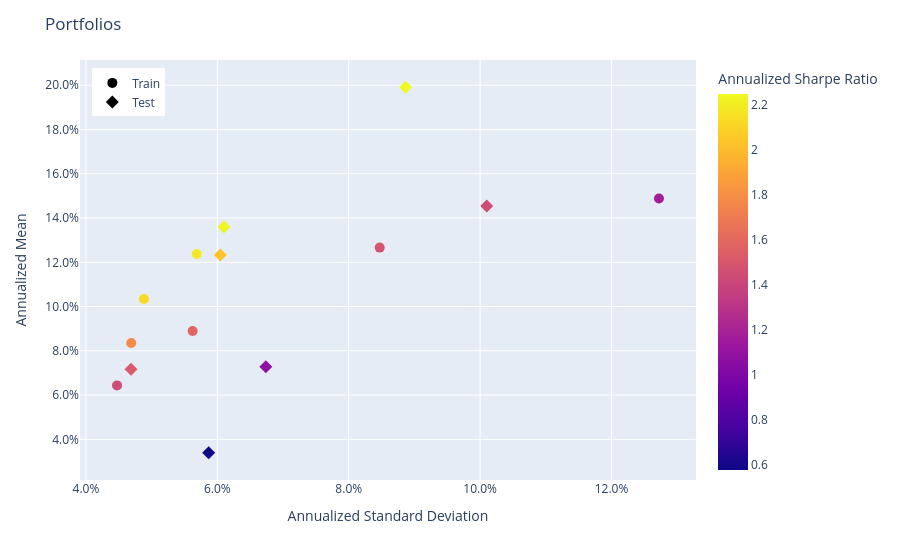

The notebook cell saved with this chart:
### Markdown cell above
#### Train vs Test

### Code cell
train_population = Population([result['train'] for result in fold_real])
test_population = Population([result['test'] for result in fold_real])
train_population.set_portfolio_params(tag="Train")
test_population.set_portfolio_params(tag="Test")
population = train_population + test_population
population.plot_measures(
    x=RiskMeasure.ANNUALIZED_STANDARD_DEVIATION,
    y=PerfMeasure.ANNUALIZED_MEAN,
    color_scale=RatioMeasure.ANNUALIZED_SHARPE_RATIO,
    hover_measures=[RiskMeasure.MAX_DRAWDOWN, RatioMeasure.ANNUALIZED_SORTINO_RATIO],
)

### Figure 1 — Plotly figure (JSON) as saved in the notebook; plotly's stock layout.template omitted (floating-point values rounded to 4 significant figures)
{"data": [{"customdata": [["Train", 0.02134, 2.026, 1.439], ["Train", 0.01736, 3.149, 2.177], ["Train", 0.1094, 1.718, 1.17], ["Train", 0.02618, 3.099, 2.118], ["Train", 0.02957, 2.24, 1.582], ["Train", 0.02755, 2.529, 1.781], ["Train", 0.05813, 1.98, 1.495]], "hovertemplate": "<b>%{hovertext}</b><br><br>tag=%{customdata[0]}<br>Annualized Standard Deviation=%{x:.3f}<br>Annualized Mean=%{y:.3f}<br>MAX Drawdown=%{customdata[1]:.3f}<br>Annualized Sortino Ratio=%{customdata[2]:.3f}<br>Annualized Sharpe Ratio=%{marker.color:.3f}<extra></extra>", "hovertext": ["Fold0", "Fold1", "Fold2", "Fold3", "Fold4", "Fold5", "Fold6"], "legendgroup": "Train", "marker": {"color": [1.439, 2.177, 1.17, 2.118, 1.582, 1.781, 1.495], "coloraxis": "coloraxis", "size": 10, "symbol": "circle"}, "mode": "markers", "name": "Train", "orientation": "v", "showlegend": true, "type": "scatter", "x": [0.04474, 0.05686, 0.1272, 0.04883, 0.05624, 0.04689, 0.08471], "xaxis": "x", "y": [0.06438, 0.1238, 0.1488, 0.1034, 0.08897, 0.08354, 0.1266], "yaxis": "y"}, {"customdata": [["Test", 0.02251, 3.035, 2.039], ["Test", 0.05559, 1.474, 1.081], ["Test", 0.1154, 2.1, 1.44], ["Test", 0.03439, 0.7881, 0.5785], ["Test", 0.04864, 2.151, 1.53], ["Test", 0.02253, 2.937, 2.229], ["Test", 0.05742, 3.215, 2.246]], "hovertemplate": "<b>%{hovertext}</b><br><br>tag=%{customdata[0]}<br>Annualized Standard Deviation=%{x:.3f}<br>Annualized Mean=%{y:.3f}<br>MAX Drawdown=%{customdata[1]:.3f}<br>Annualized Sortino Ratio=%{customdata[2]:.3f}<br>Annualized Sharpe Ratio=%{marker.color:.3f}<extra></extra>", "hovertext": ["Fold0", "Fold1", "Fold2", "Fold3", "Fold4", "Fold5", "Fold6"], "legendgroup": "Test", "marker": {"color": [2.039, 1.081, 1.44, 0.5785, 1.53, 2.229, 2.246], "coloraxis": "coloraxis", "size": 10, "symbol": "diamond"}, "mode": "markers", "name": "Test", "orientation": "v", "showlegend": true, "type": "scatter", "x": [0.06045, 0.06738, 0.101, 0.05869, 0.04686, 0.06101, 0.08865], "xaxis": "x", "y": [0.1233, 0.07282, 0.1455, 0.03395, 0.07169, 0.136, 0.1991], "yaxis": "y"}], "layout": {"coloraxis": {"colorbar": {"title": {"text": "Annualized Sharpe Ratio"}}, "colorscale": [[0, "#0d0887"], [0.1111, "#46039f"], [0.2222, "#7201a8"], [0.3333, "#9c179e"], [0.4444, "#bd3786"], [0.5556, "#d8576b"], [0.6667, "#ed7953"], [0.7778, "#fb9f3a"], [0.8889, "#fdca26"], [1, "#f0f921"]]}, "legend": {"title": {}, "tracegroupgap": 0, "x": 0.02, "xanchor": "left", "y": 0.98, "yanchor": "top"}, "margin": {"t": 60}, "title": {"text": "Portfolios"}, "xaxis": {"anchor": "y", "domain": [0, 1], "tickformat": ",.1%", "title": {"text": "Annualized Standard Deviation"}}, "yaxis": {"anchor": "x", "domain": [0, 1], "tickformat": ",.1%", "title": {"text": "Annualized Mean"}}}}
